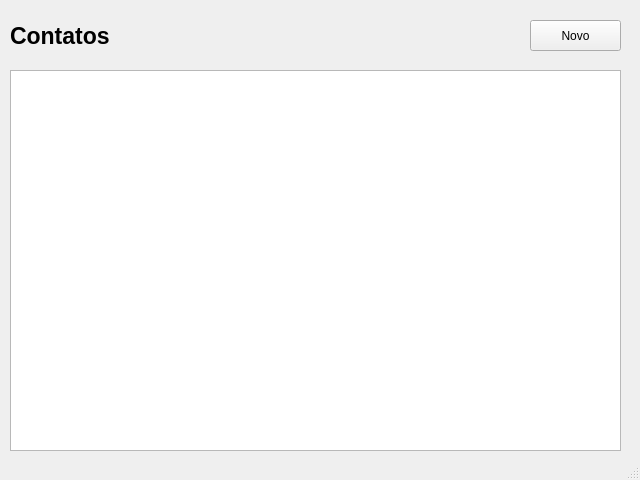
<?xml version="1.0" encoding="UTF-8"?>
<ui version="4.0">
 <class>MainWindow</class>
 <widget class="QMainWindow" name="MainWindow">
  <property name="geometry">
   <rect>
    <x>0</x>
    <y>0</y>
    <width>640</width>
    <height>480</height>
   </rect>
  </property>
  <property name="sizePolicy">
   <sizepolicy hsizetype="Fixed" vsizetype="Fixed">
    <horstretch>0</horstretch>
    <verstretch>0</verstretch>
   </sizepolicy>
  </property>
  <property name="minimumSize">
   <size>
    <width>640</width>
    <height>480</height>
   </size>
  </property>
  <property name="maximumSize">
   <size>
    <width>640</width>
    <height>480</height>
   </size>
  </property>
  <property name="windowTitle">
   <string>Contatos</string>
  </property>
  <widget class="QWidget" name="contacts">
   <widget class="QTableView" name="table">
    <property name="geometry">
     <rect>
      <x>10</x>
      <y>70</y>
      <width>611</width>
      <height>381</height>
     </rect>
    </property>
    <property name="sortingEnabled">
     <bool>true</bool>
    </property>
    <attribute name="horizontalHeaderCascadingSectionResizes">
     <bool>true</bool>
    </attribute>
    <attribute name="verticalHeaderCascadingSectionResizes">
     <bool>true</bool>
    </attribute>
   </widget>
   <widget class="QLabel" name="label">
    <property name="geometry">
     <rect>
      <x>10</x>
      <y>10</y>
      <width>121</width>
      <height>51</height>
     </rect>
    </property>
    <property name="font">
     <font>
      <pointsize>17</pointsize>
      <weight>75</weight>
      <bold>true</bold>
     </font>
    </property>
    <property name="text">
     <string>Contatos</string>
    </property>
    <property name="alignment">
     <set>Qt::AlignLeading|Qt::AlignLeft|Qt::AlignVCenter</set>
    </property>
   </widget>
   <widget class="QPushButton" name="btn_create">
    <property name="geometry">
     <rect>
      <x>530</x>
      <y>20</y>
      <width>91</width>
      <height>31</height>
     </rect>
    </property>
    <property name="text">
     <string>Novo</string>
    </property>
   </widget>
  </widget>
  <widget class="QStatusBar" name="statusbar"/>
 </widget>
 <resources/>
 <connections/>
</ui>
